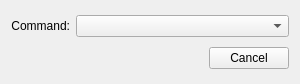
<?xml version="1.0" encoding="UTF-8"?>
<ui version="4.0">
 <class>AHCommandDlg</class>
 <widget class="QWidget" name="AHCommandDlg">
  <property name="geometry">
   <rect>
    <x>0</x>
    <y>0</y>
    <width>300</width>
    <height>84</height>
   </rect>
  </property>
  <property name="windowTitle">
   <string>Form</string>
  </property>
  <layout class="QGridLayout" name="gridLayout">
   <item row="0" column="0">
    <widget class="QLabel" name="label">
     <property name="text">
      <string>Command:</string>
     </property>
     <property name="alignment">
      <set>Qt::AlignRight|Qt::AlignTrailing|Qt::AlignVCenter</set>
     </property>
    </widget>
   </item>
   <item row="0" column="1">
    <widget class="QComboBox" name="cb_commands"/>
   </item>
   <item row="1" column="0">
    <widget class="BusyWidget" name="busy" native="true"/>
   </item>
   <item row="1" column="1">
    <widget class="QDialogButtonBox" name="buttonBox">
     <property name="standardButtons">
      <set>QDialogButtonBox::Cancel</set>
     </property>
    </widget>
   </item>
  </layout>
 </widget>
 <customwidgets>
  <customwidget>
   <class>BusyWidget</class>
   <extends>QWidget</extends>
   <header>busywidget.h</header>
   <container>1</container>
  </customwidget>
 </customwidgets>
 <resources/>
 <connections/>
</ui>
